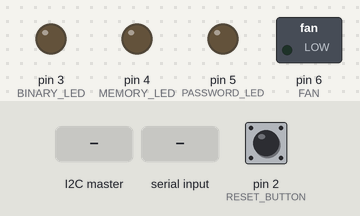
The sketch below on a simulated Arduino Uno, built with avr-gcc and run on an emulated ATmega328P. Shown: switched loads named in the sketch (green lamp = pin HIGH), output pins drawn as LEDs (lit = HIGH). Inputs (shaded band) come from the test bench; at power-on: pin 2 (RESET_BUTTON) HIGH.

Above: at 1.2 s.
1.3 s: the I2C master sends the byte 1
At 2.5 s:
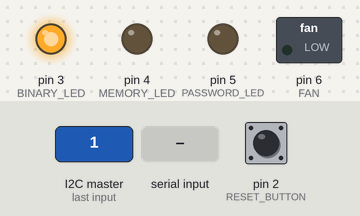
2.8 s: "C" received over the second serial link
At 3.7 s:
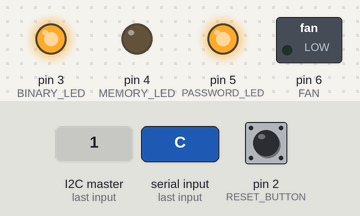
4.3 s: the I2C master sends the byte 2
At 4.9 s:
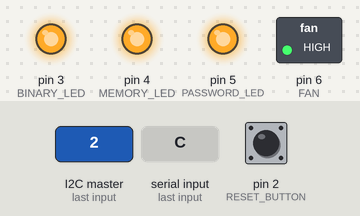
5.8 s: pin 2 (RESET_BUTTON) pulled LOW for 0.15 s
At 7.0 s:
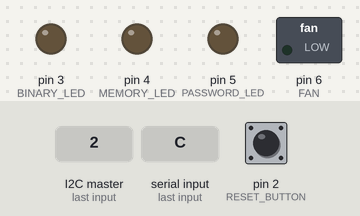
7.4 s: "C" received over the second serial link
At 8.4 s:
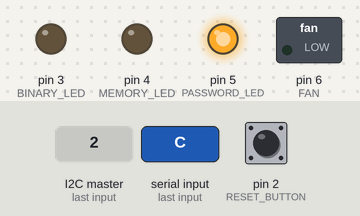
8.9 s: the I2C master sends the byte 2
At 9.6 s:
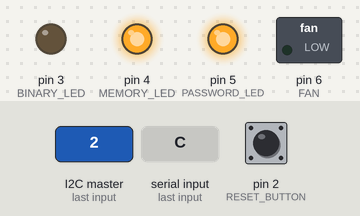
Timing chart, 0 to 11.4 s (numbered marks = the images above; inputs shaded):
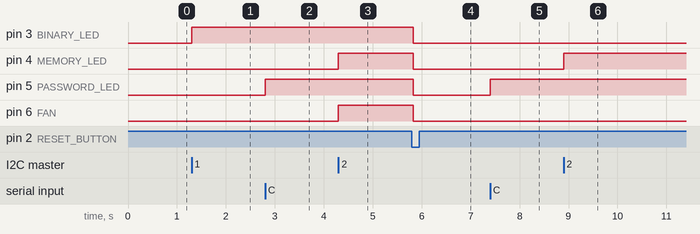

The sketch:

overseerCode-groupProject.ino
```cpp
#include <Wire.h>
#include <SoftwareSerial.h>

const byte RESET_BUTTON = 2;
const byte BINARY_LED = 3;
const byte MEMORY_LED = 4;
const byte PASSWORD_LED = 5;
const byte FAN = 6;

const byte BINARY_RESET = 9;
const byte MEMORY_RESET = 10;
const byte OVERSEER_ADDRESS = 0x08;

const byte BINARY_DONE = 0x01;
const byte MEMORY_DONE = 0x02;
const byte PASSWORD_DONE = 0x04;
const byte ALL_DONE = BINARY_DONE | MEMORY_DONE | PASSWORD_DONE;

SoftwareSerial passwordLink(7,8);

volatile byte i2cCompletions = 0;
byte completed = 0;

void receivedCompletion(int byteCount){
  if(byteCount == 1){
    int game = Wire.read();
    if(game == 1){
      i2cCompletions |= BINARY_DONE;
    }else if(game == 2){
      i2cCompletions |= MEMORY_DONE;
    }
  }
  while(Wire.available()){
    Wire.read();
  }
}

void updateOutputs(){
  digitalWrite(BINARY_LED, (completed & BINARY_DONE) != 0);
  digitalWrite(MEMORY_LED, (completed & MEMORY_DONE) != 0);
  digitalWrite(PASSWORD_LED, (completed & PASSWORD_DONE) != 0);
  digitalWrite(FAN, completed == ALL_DONE);
}

bool resetPressed(){
  static int lastReading = HIGH;
  static int stableReading = HIGH;
  static unsigned long changedAt = 0;

  int reading = digitalRead(RESET_BUTTON);
  if(reading != lastReading){
    lastReading = reading;
    changedAt = millis();
  }

  if(reading != stableReading && millis() - changedAt >= 30){
    stableReading = reading;
    return stableReading == LOW;
  }

  return false;
}

void resetRound(){
  completed = 0;
  updateOutputs();

  pinMode(BINARY_RESET, OUTPUT);
  pinMode(MEMORY_RESET, OUTPUT);
  delay(10);
  pinMode(BINARY_RESET, INPUT);
  pinMode(MEMORY_RESET, INPUT);


  noInterrupts();
  i2cCompletions = 0;
  interrupts();

  while(passwordLink.available()){
    passwordLink.read();
  }
  passwordLink.write('R');
}

void setup(){
  pinMode(RESET_BUTTON, INPUT_PULLUP);
  pinMode(BINARY_LED, OUTPUT);
  pinMode(MEMORY_LED, OUTPUT);
  pinMode(PASSWORD_LED, OUTPUT);
  pinMode(FAN, OUTPUT);
  updateOutputs();

  pinMode(BINARY_RESET, INPUT);
  pinMode(MEMORY_RESET, INPUT);
  digitalWrite(BINARY_RESET, LOW);
  digitalWrite(MEMORY_RESET, LOW);

  passwordLink.begin(9600);
  Wire.begin(OVERSEER_ADDRESS);
  Wire.onReceive(receivedCompletion);
}

void loop(){
  if(resetPressed()){
    resetRound();
    return;
  }
  noInterrupts();
  byte received = i2cCompletions;
  i2cCompletions = 0;
  interrupts();
  completed |= received;

  while(passwordLink.available()){
    if(passwordLink.read() == 'C'){
      completed |= PASSWORD_DONE;
    }
  }

  updateOutputs();
}
```

Measured:
- after the input at 1.3 s, pin 3 (BINARY_LED): LOW → HIGH at once
- after the input at 2.8 s, pin 5 (PASSWORD_LED): LOW → HIGH at once
- after the input at 4.3 s, pin 4 (MEMORY_LED), pin 6 (FAN): LOW → HIGH at once
- after the input at 5.8 s, pin 3 (BINARY_LED), pin 4 (MEMORY_LED), pin 5 (PASSWORD_LED), pin 6 (FAN): HIGH → LOW at once
- after the input at 7.4 s, pin 5 (PASSWORD_LED): LOW → HIGH at once
- after the input at 8.9 s, pin 4 (MEMORY_LED): LOW → HIGH at once
